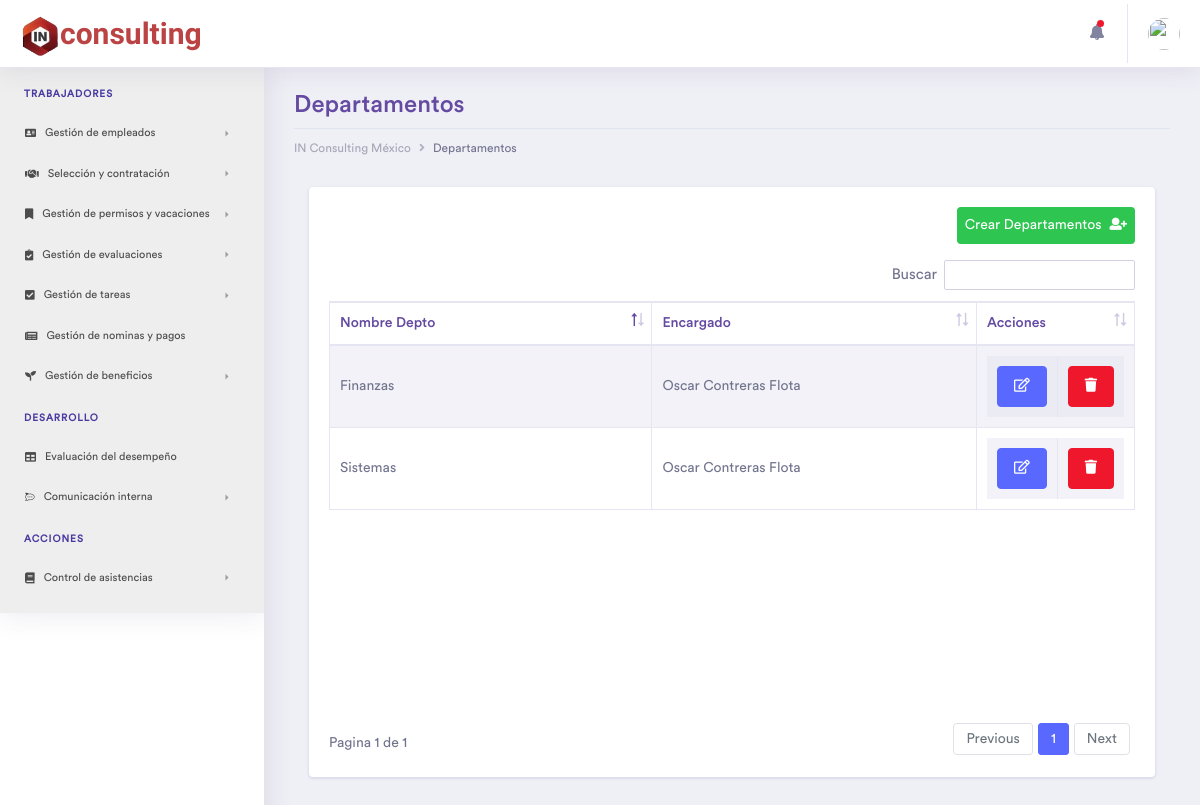
The app's page /Departamento, older data.
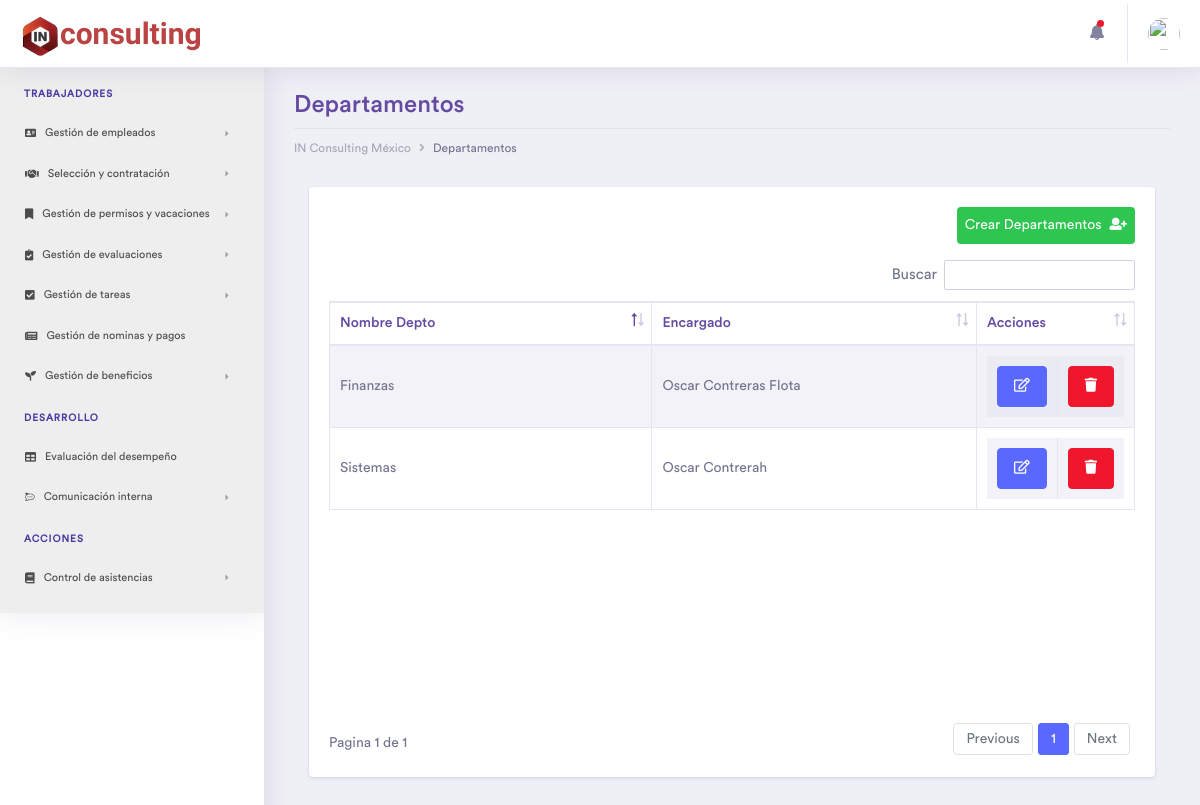
The same page, newer data.
### tables this page shows
CREATE TABLE `departamentos` (
  `idDepartamentos` int(11) NOT NULL,
  `nameDepto` varchar(45) NOT NULL,
  `Empleados_idEmpleados` int(11) DEFAULT NULL,
  `status` int(11) NOT NULL DEFAULT 1
);

CREATE TABLE `empleados` (
  `idEmpleados` int(11) NOT NULL,
  `name` varchar(45) NOT NULL,
  `lastname` varchar(45) NOT NULL,
  `genero` varchar(1) NOT NULL,
  `fNac` date NOT NULL,
  `phone` varchar(15) NOT NULL,
  `email` varchar(45) NOT NULL,
  `identificacion` varchar(45) NOT NULL,
  `NSS` varchar(15) NOT NULL,
  `RFC` varchar(15) NOT NULL,
  `street` varchar(45) NOT NULL,
  `numE` varchar(5) NOT NULL,
  `numI` varchar(5) DEFAULT NULL,
  `colonia` varchar(45) NOT NULL,
  `CP` varchar(8) NOT NULL,
  `municipio` varchar(30) NOT NULL,
  `estado` varchar(45) NOT NULL,
  `status` int(1) NOT NULL DEFAULT 1,
  `fecha_contratado` timestamp NOT NULL DEFAULT current_timestamp()
);

### controller/plantilla.controlador.php (called while the page is built)
<?php
Class ControladorPlantilla{
	public function ctrTraerPlantilla(){
		include "view/plantilla.php";
	}
}

### index.php (called while the page is built)
<?php
require_once "controller/plantilla.controlador.php";
require_once "controller/formularios.controlador.php";
require_once "model/formularios.modelo.php";
$plantilla = new ControladorPlantilla();
$plantilla -> ctrTraerPlantilla();

### controller/formularios.controlador.php (called while the page is built, shortened)
<?php
class ControladorFormularios{
	static public function ctrVerEmpleados($item, $valor){
		$tabla = "empleados";
		$respuesta = ModeloFormularios::mdlVerEmpleados($tabla, $item, $valor);
		return $respuesta;
	}
	static public function ctrVerDepartamentos($item, $valor){
		$tabla = "departamentos";
		$respuesta = ModeloFormularios::mdlVerDepartamentos($tabla, $item, $valor);
		return $respuesta;
	}
}

### model/conexion.php (called while the page is built)
<?php
class Conexion{
  static public function conectar(){
    $link = new PDO("mysql:host=localhost;dbname=inrh",
                  "root",
                  "");
    $link->exec("set names utf8");
    return $link;
  }
}

### model/formularios.modelo.php (called while the page is built, shortened)
<?php
require_once "conexion.php";
class ModeloFormularios{
	static public function mdlVerEmpleados($tabla, $item, $valor){
		if($item == null && $valor == null){
			$sql = "SELECT e.idEmpleados, e.name, e.lastname, e.genero, e.fNac, e.phone, e.email, e.identificacion, e.NSS, e.RFC, e.street, e.numE, e.numI, e.colonia, e.CP, e.estado, e.municipio, e.fecha_contratado, m.nameEmer, m.parentesco, m.phoneEmer
			FROM empleados e
			INNER JOIN emergencia m ON e.idEmpleados = m.Empleados_idEmpleados WHERE status = 1 ORDER BY idEmpleados DESC;";
			$stmt = Conexion::conectar()->prepare($sql);
			$stmt->execute();
			return $stmt -> fetchAll();
		}else{
			$stmt = Conexion::conectar()->prepare("SELECT e.idEmpleados, e.name, e.lastname, e.genero, e.fNac, e.phone, e.email, e.identificacion, e.NSS, e.RFC, e.street, e.numE, e.numI, e.colonia, e.CP, e.estado, e.municipio, e.fecha_contratado, m.nameEmer, m.parentesco, m.phoneEmer
				FROM empleados e
				INNER JOIN emergencia m ON e.idEmpleados = m.Empleados_idEmpleados
				WHERE $item = :$item");
			$stmt->bindParam(":".$item, $valor, PDO::PARAM_STR);
			$stmt->execute();
			return $stmt -> fetch();
		}
	}
	static public function mdlVerDepartamentos($tabla, $item, $valor){
		if ($item == null && $valor == null) {
			$sql = "SELECT * FROM departamentos WHERE status = 1 ORDER BY idDepartamentos;";
			$stmt = Conexion::conectar()->prepare($sql);
			$stmt->execute();
			return $stmt -> fetchAll();
		}else{
			$sql = "SELECT * FROM $tabla WHERE $item = :$item";
			$stmt = Conexion::conectar()->prepare($sql);
			$stmt->bindParam(":".$item, $valor, PDO::PARAM_STR);
			$stmt->execute();
			return $stmt -> fetch();
		}
	}
}

### view/pages/Departamento.php (the view, shortened to what this page needs)
<?php $departamento = ControladorFormularios::ctrVerDepartamentos(null, null); ?>
<div class="container-fluid dashboard-content ">
	<div class="row">
		<div class="col-xl-12 col-lg-12 col-md-12 col-sm-12 col-12">
			<div class="page-header">
				<h2 class="pageheader-title">Departamentos</h2>
				<div class="page-breadcrumb">
					<nav aria-label="breadcrumb">
						<ol class="breadcrumb">
							<li class="breadcrumb-item"><a href="Inicio" class="breadcrumb-link">IN Consulting México</a></li>
							<li class="breadcrumb-item active" aria-current="page">Departamentos</li>
						</ol>
					</nav>
				</div>
			</div>
		</div>
	</div>
	<div class="ecommerce-widget">
		<div class="col-xl-12 col-lg-12 col-md-12 col-sm-12 col-12">
			<div class="card">
				<div class="card-body">
					<a href="CrearDepartamentos" class="btb btn-success p-2 rounded mb-3 float-right">
						Crear Departamentos<i class="fas fa-user-plus ml-2"></i>
					</a>
					<div class="table-responsive">
						<table id="example" class="table table-striped table-bordered second" style="width:100%">
							<thead>
								<tr>
									<th width="43%">Nombre Depto</th>
									<th width="43%">Encargado</th>
									<th>Acciones</th>
								</tr>
							</thead>
							<tbody>
								<?php foreach ($departamento as $key => $depa): ?>
									<?php
									if ($depa['Empleados_idEmpleados'] != 0) {
										$empleado = ControladorFormularios::ctrVerEmpleados("idEmpleados", $depa['Empleados_idEmpleados']);
										$nombreEmpleado = ucwords(strtolower($empleado['name']." ".$empleado['lastname']));
									}else{
										$nombreEmpleado = "-";
									}
									?>
									<tr>
										<td><?php echo $depa['nameDepto'] ?></td>
										<td><?php echo $nombreEmpleado; ?></td>
										<td>
											<table>
												<tr>
													<td>
														<form method="POST" action="EditarDepto">
															<button type="submit" class="btn btn-primary rounded btn-block"><i class="far fa-edit"></i></button>
														</form>
													</td>
													<td>
														<form method="POST" action="EliminarDepto">
															<button type="submit" class="btn btn-danger rounded btn-block"><i class="fas fa-trash"></i></button>
														</form>
													</td>
												</tr>
											</table>
										</td>
									</tr>
								<?php endforeach ?>
							</tbody>
						</table>
					</div>
				</div>
			</div>
		</div>
	</div>
</div>

### view/plantilla.php (shortened to what this page needs)
<!doctype html>
<html lang="es">
<head>
	<link rel="stylesheet" href="assets/vendor/bootstrap/css/bootstrap.min.css">
	<link href="assets/vendor/fonts/circular-std/style.css" rel="stylesheet">
	<link rel="stylesheet" href="assets/libs/css/style.css">
	<link rel="stylesheet" href="assets/vendor/fonts/fontawesome/css/fontawesome-all.css">
	<link rel="stylesheet" href="assets/vendor/charts/chartist-bundle/chartist.css">
	<link rel="stylesheet" href="assets/vendor/charts/morris-bundle/morris.css">
	<link rel="stylesheet" href="assets/vendor/fonts/material-design-iconic-font/css/materialdesignicons.min.css">
	<link rel="stylesheet" href="assets/vendor/charts/c3charts/c3.css">
	<link rel="stylesheet" href="assets/vendor/fonts/flag-icon-css/flag-icon.min.css">
	<link rel="stylesheet" type="text/css" href="assets/vendor/datatables/css/dataTables.bootstrap4.css">
	<link rel="stylesheet" type="text/css" href="assets/vendor/datatables/css/buttons.bootstrap4.css">
	<link rel="stylesheet" type="text/css" href="assets/vendor/datatables/css/select.bootstrap4.css">
	<link rel="stylesheet" type="text/css" href="assets/vendor/datatables/css/fixedHeader.bootstrap4.css">
    <link rel="stylesheet" href="assets/vendor/fonts/simple-line-icons/css/simple-line-icons.css">
    <link rel="stylesheet" href="assets/vendor/fonts/themify-icons/themify-icons.css">
	<link href='assets/vendor/full-calendar/css/fullcalendar.css' rel='stylesheet' />
	<link href='assets/vendor/full-calendar/css/fullcalendar.print.css' rel='stylesheet' media='print' />
</head>
<body>
	<?php
	if(isset($_GET["pagina"])){
		if($_GET["pagina"] == "Empleados" ||
			$_GET["pagina"] == "Inicio" ||
			$_GET["pagina"] == "RegistroEmpleados" ||
			$_GET["pagina"] == "InformacionLaboral" ||
			$_GET["pagina"] == "Formacion" ||
			$_GET["pagina"] == "HistorialLaboral" ||
			$_GET["pagina"] == "Departamento" ||
			$_GET["pagina"] == "CrearDepartamentos" ||
			$_GET["pagina"] == "Colaborador" ||
			$_GET["pagina"] == "Foto" ||
			$_GET["pagina"] == "Documento" ||
			$_GET["pagina"] == "EditarDepto" ||
			$_GET["pagina"] == "EliminarDepto" ||
			$_GET["pagina"] == "Puestos" ||
			$_GET["pagina"] == "CrearPuestos" ||
			$_GET["pagina"] == "Vacantes" ||
			$_GET["pagina"] == "Postulantes" ||
			$_GET["pagina"] == "Reuniones" ||
			$_GET["pagina"] == "somos"
		){
			echo '
		<div class="dashboard-main-wrapper">';
		include "pages/navs/navbar.php";
		include "pages/navs/sidenav.php";
		echo'
		<div class="dashboard-wrapper">
		<div class="dashboard-ecommerce">';
		include "pages/".$_GET["pagina"].".php";
	}else{
		include "pages/404-page.html";
	}
	}
?>
</div>
</div>
</div>
</body>
</html>

### view/pages/navs/navbar.php (shortened to what this page needs)
<div class="dashboard-header">
	<nav class="navbar navbar-expand-lg bg-white fixed-top">
		<a class="navbar-brand rambla" href="Inicio"><img src="assets/images/logo.png" width="40px" height="auto">consulting</a>
		<div class="collapse navbar-collapse " id="navbarSupportedContent">
			<ul class="navbar-nav ml-auto navbar-right-top">
				<li class="nav-item dropdown notification">
					<a class="nav-link nav-icons" href="#" id="navbarDropdownMenuLink1" data-toggle="dropdown" aria-haspopup="true" aria-expanded="false"><i class="fas fa-fw fa-bell"></i> <span class="indicator"></span></a>
				</li>
				<li class="nav-item dropdown nav-user">
					<a class="nav-link nav-user-img" href="#" id="navbarDropdownMenuLink2" data-toggle="dropdown" aria-haspopup="true" aria-expanded="false"><img src="assets/images/avatar-1.jpg" alt="" class="user-avatar-md rounded-circle"></a>
				</li>
			</ul>
		</div>
	</nav>
</div>

### view/pages/navs/sidenav.php (shortened to what this page needs)
<div class="nav-left-sidebar">
	<div class="menu-list">
		<nav class="navbar navbar-expand-lg sidebar-dark">
			<div class="collapse navbar-collapse" id="navbarNav">
				<ul class="navbar-nav flex-column">
					<li class="nav-divider">
						Trabajadores
					</li>
					<li class="nav-item">
						<a class="nav-link" href="#" data-toggle="collapse" aria-expanded="false" data-target="#submenu-1" aria-controls="submenu-1"><i class="fas fa-address-card"></i>Gestión de empleados</a>
					</li>
					<li class="nav-item">
						<a class="nav-link" href="#" data-toggle="collapse" aria-expanded="false" data-target="#submenu-2" aria-controls="submenu-2"><i class="fas fa-handshake"></i>Selección y contratación</a>
					</li>
					<li class="nav-item">
						<a class="nav-link" href="#" data-toggle="collapse" aria-expanded="false" data-target="#submenu-10" aria-controls="submenu-10"><i class="fas fa-bookmark"></i>Gestión de permisos y vacaciones</a>
					</li>
					<li class="nav-item">
						<a class="nav-link" href="#" data-toggle="collapse" aria-expanded="false" data-target="#submenu-3" aria-controls="submenu-3"><i class="fas fa-clipboard-check"></i> Gestión de evaluaciones</a>
					</li>
					<li class="nav-item">
						<a class="nav-link" href="#" data-toggle="collapse" aria-expanded="false" data-target="#submenu-4" aria-controls="submenu-4"><i class=" fas fa-check-square"></i>Gestión de tareas</a>
					</li>
					<li class="nav-item">
						<a class="nav-link" href="#"><i class="fas fa-newspaper"></i>Gestión de nominas y pagos</a>
					</li>
					<li class="nav-item">
						<a class="nav-link" href="#" data-toggle="collapse" aria-expanded="false" data-target="#submenu-6" aria-controls="submenu-6"><i class="fas fa-seedling"></i>Gestión de beneficios</a>
					</li>
					<li class="nav-divider">
						Desarrollo
					</li>
					<li class="nav-item">
						<a class="nav-link" href="Evaluación"><i class="fas fa-table"></i>Evaluación del desempeño</a>
					</li>
					<li class="nav-item">
						<a class="nav-link" href="#" data-toggle="collapse" aria-expanded="false" data-target="#submenu-8" aria-controls="submenu-8"><i class="fab fa-rocketchat"></i>Comunicación interna</a>
					</li>
					<li class="nav-divider">
						Acciones
					</li>
					<li class="nav-item">
						<a class="nav-link" href="#" data-toggle="collapse" aria-expanded="false" data-target="#submenu-11" aria-controls="submenu-11"><i class="fas fa-book"></i>Control de asistencias</a>
					</li>
				</ul>
			</div>
		</nav>
	</div>
</div>

Row changes from the older to the newer data that the page shows:
changed departamentos "Sistemas": Empleados_idEmpleados.lastname "Oscar Contreras Flota" → "Oscar Contrerah"
